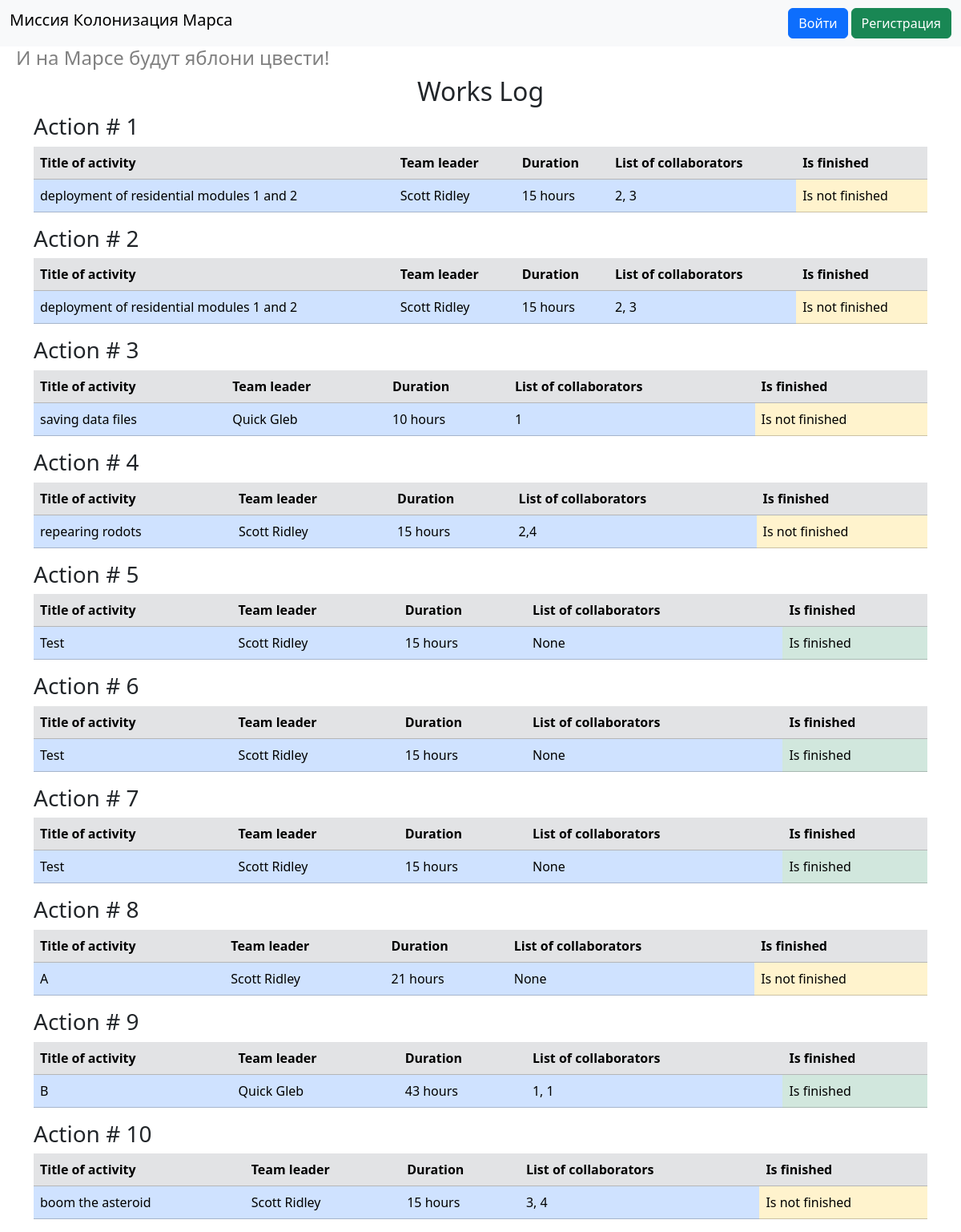
The page /index on the database as committed earlier.
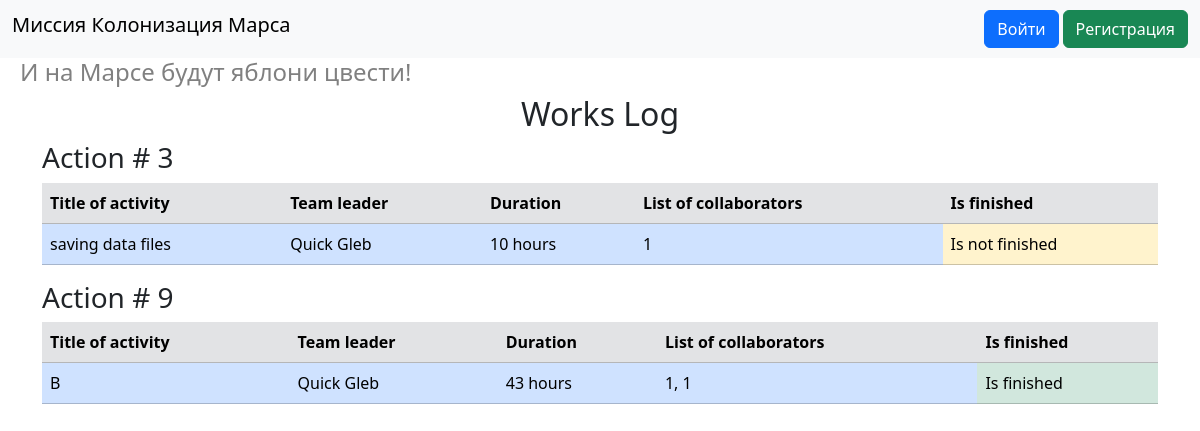
The same page on the database as committed later.
### data/jobs.py (models this page shows, shortened)
class Jobs(SqlAlchemyBase, SerializerMixin):
    __tablename__ = "jobs"
    id = Column(Integer, primary_key=True, autoincrement=True)
    team_leader = Column(Integer, ForeignKey('users.id'))
    user = orm.relationship('User')
    job = Column(String)
    work_size = Column(Integer)
    collaborators = Column(String)
    start_date = Column(DateTime)
    end_date = Column(DateTime)
    is_finished = Column(Boolean)

### data/users.py (models this page shows, shortened)
class User(SqlAlchemyBase, UserMixin, SerializerMixin):
    __tablename__ = "users"
    id = Column(Integer, primary_key=True, autoincrement=True)
    surname = Column(String)
    name = Column(String)
    age = Column(Integer)
    position = Column(String)
    speciality = Column(String)
    address = Column(String)
    email = Column(String, unique=True)
    hashed_password = Column(String)
    modified_date = Column(DateTime)
    jobs = orm.relationship('Jobs', back_populates='user')

### app.py (the view)
@app.route('/')
@app.route('/index')
def index():
    session = create_session()
    result = session.query(Jobs, User).join(
        User,
        Jobs.team_leader == User.id
    )
    return render_template('index.html', title='Главная страница', result=result)

### data/db_session.py (called while the page is built)
def create_session() -> Session:
    global __factory
    return __factory()

### templates/index.html
{% extends 'base.html' %}
{% block content %}
<div class="container">
    <div class="row">
        <div class="col">
            <h2 class="text-center">Works Log</h2>
        </div>
    </div>
    {% for jobs, user in result %}
    <div class="row">
        <div class="col">
            <h3>Action # {{ jobs.id }}</h3>
        </div>
    </div>
    <div class="row">
        <div class="col">
            <table class="table">
                <tr class="table-secondary">
                    <th>Title of activity</th>
                    <th>Team leader</th>
                    <th>Duration</th>
                    <th>List of collaborators</th>
                    <th>Is finished</th>
                </tr>
                <tr class="table-primary">
                    <td>{{ jobs.job }}</td>
                    <td>{{ user.surname }} {{ user.name }}</td>
                    <td>{{ jobs.work_size }} hours</td>
                    <td>{{ jobs.collaborators }}</td>
                    {% if jobs.is_finished %}
                    <td class="table-success">Is finished</td>
                    {% else %}
                    <td class="table-warning">Is not finished</td>
                    {% endif %}
                </tr>
            </table>
        </div>
    </div>
    {% endfor %}
</div>
{% endblock %}

Rows that differ between the two databases and show on the page:
no longer on this page (row edited): Jobs: id "1", job "deployment of residential modules 1 and 2", surname "Scott", name "Ridley", work_size "15", collaborators "2, 3", is_finished "Is not finished"
no longer on this page (row edited): Jobs: id "2", job "deployment of residential modules 1 and 2", surname "Scott", name "Ridley", work_size "15", collaborators "2, 3", is_finished "Is not finished"
no longer on this page (row edited): Jobs: id "4", job "repearing rodots", surname "Scott", name "Ridley", work_size "15", collaborators "2,4", is_finished "Is not finished"
no longer on this page (row edited): Jobs: id "5", job "Test", surname "Scott", name "Ridley", work_size "15", collaborators "None", is_finished "Is finished"
no longer on this page (row edited): Jobs: id "6", job "Test", surname "Scott", name "Ridley", work_size "15", collaborators "None", is_finished "Is finished"
no longer on this page (row edited): Jobs: id "7", job "Test", surname "Scott", name "Ridley", work_size "15", collaborators "None", is_finished "Is finished"
no longer on this page (row edited): Jobs: id "8", job "A", surname "Scott", name "Ridley", work_size "21", collaborators "None", is_finished "Is not finished"
no longer on this page (row edited): Jobs: id "10", job "boom the asteroid", surname "Scott", name "Ridley", work_size "15", collaborators "3, 4", is_finished "Is not finished"
